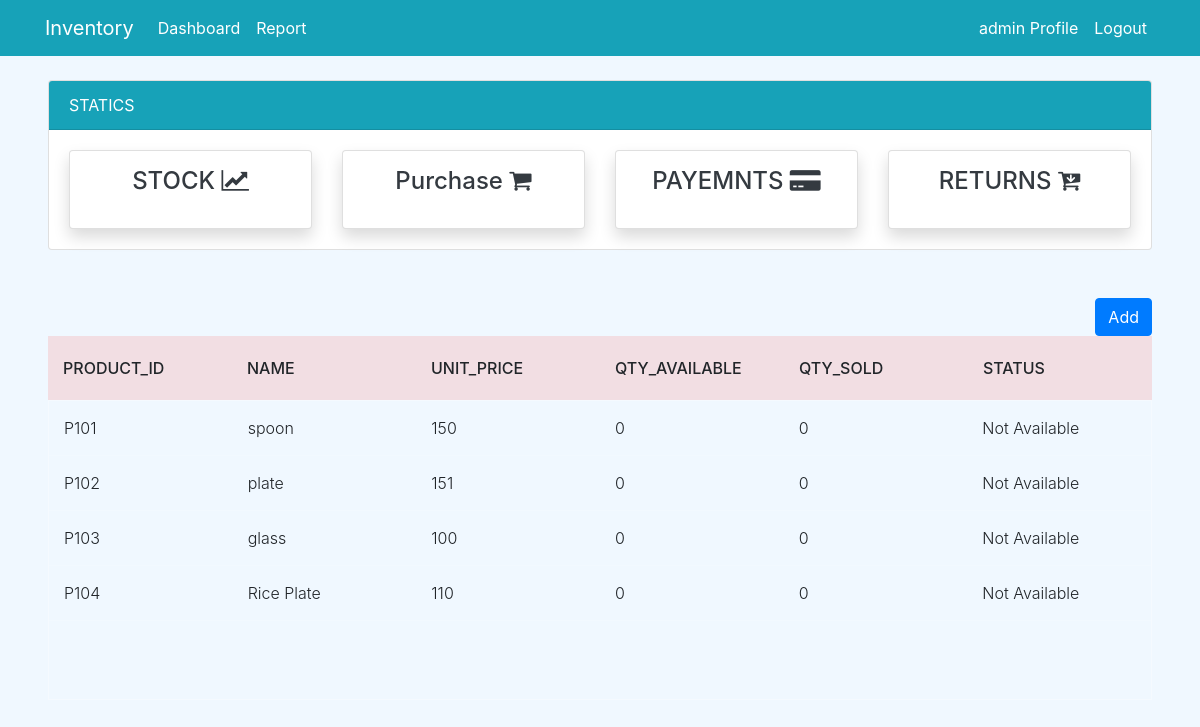
The page /stock/ (signed in) on the database its author committed.
### dashboard/models.py (models this page shows, shortened)
class Item(models.Model):
        item_no = models.IntegerField(null=True)
        item_id = models.CharField(max_length=10,null=True)
        name = models.CharField(max_length=100, null=True, blank=False)
        unit_price = models.PositiveBigIntegerField(null=True,blank=True)
        qty_available = models.PositiveIntegerField(null=True, default=0)
        qty_sold = models.PositiveIntegerField(null=True, default=0)
        status = models.BooleanField(default=False)

### dashboard/views.py (the view)
# urls.py: path('stock/',views.stock,name='stock'),
@login_required
def stock(request):
    items = Item.objects.all()
    p_id = 101 if Item.objects.count() == 0 else Item.objects.aggregate(max=Max('item_no'))["max"] + 1
    if request.method == 'POST':
        price = request.POST.get('unit_price')
        name = request.POST.get('name')
        form = ItemForm(request.POST)
        if form.is_valid():
            Item(item_no=p_id,item_id=(f'{"P"}{p_id}'),name=name,unit_price=price).save()
    else:
        form = ItemForm
    context = {
        'items': items,
        'form' : form,
    }
    return render(request, 'dashboard/stock.html',context)

### templates/dashboard/stock.html (shortened to what this page needs)
{% extends 'partial/base.html' %}
{% load crispy_forms_tags %}
{% block content %}
{% include 'partial/topnav_staff.html'%}
<div class="mx-5">
    <div class="row my-4">
          <div class="col mt-4 text-right">
            <button type="button" class="btn btn-primary" data-toggle="modal" data-target="#P_Add">
              Add
            </button>
        </div>
          <div class="col-md-12">
                <div class="tbl-header">
                  <table cellpadding="0" cellspacing="0" border="0">
                    <thead>
                      <tr>
                        <th scope="col">Product_id</th>
                        <th scope="col">Name</th>
                        <th scope="col">Unit_Price</th>
                        <th scope="col">QTY_Available</th>
                        <th scope="col">QTY_Sold</th>
                        <th scope="col">Status</th>
                      </tr>
                    </thead>
                  </table>
                </div>
                <div class="tbl-content">
                  <table cellpadding="0" cellspacing="0" border="0">
                    <tbody>
                      {% for item in items %}
                        <tr>
                          <td>{{ item.item_id }}</td>
                          <td>{{ item.name }}</td>
                          <td>{{ item.unit_price }}</td>
                          <td>{{ item.qty_available }}</td>
                          <td>{{ item.qty_sold }}</td>
                          {% if item.status == True %}
                          <td>Available</td>
                          {% else %}
                          <td>Not Available</td>
                          {% endif %}
                        </tr>
                      {% endfor %}
                    </tbody>
                  </table>
          </div>
      </div>
</div>
{% endblock %}

### templates/partial/nav.html (shortened to what this page needs)
    <nav class="navbar navbar-expand-lg navbar-info bg-info">
        {% if user.is_authenticated %}
        <div class="container">
            <a class="navbar-brand text-white" href="#">Inventory</a>
            <div class="collapse navbar-collapse" id="navbarSupportedContent">
            <ul class="navbar-nav mr-auto">
                <li class="nav-item active">
                <a class="nav-link text-white" href="{% url 'dashboard-index' %}">Dashboard <span class="sr-only">(current)</span></a>
				</li>
                <li class="nav-item active">
                    <a class="nav-link text-white" href="#">Report<span class="sr-only">(current)</span></a>
                </li>
            </ul>
			<ul class="navbar-nav ml-auto">
                <li class="nav-item active">
                <a class="nav-link text-white" data-toggle="modal" data-target="#viewP-{{ user.id}}"> {{ user.username }} Profile <span class="sr-only">(current)</span></a>
                </li>
                <li class="nav-item">
                <a class="nav-link text-white" href="{% url 'user-logout' %}">Logout</a>
                </li>
            </ul>
        {% endif %}
      </nav>

### static/style.css (style rules this page uses)
body { background-color: aliceblue; }

### static/tblstyle.css (style rules this page uses)
table { width:100%; table-layout: fixed; }
.tbl-header { background-color: rgba(243, 162, 162, 0.3); }
.tbl-content { height:300px; overflow-x:auto; margin-top: 0px; border: 1px solid rgba(255,255,255,0.3); }
th { padding: 20px 15px; text-align: left; font-weight: 500; text-transform: uppercase; }
td { padding: 15px; text-align: left; vertical-align:middle; font-weight: 300; border-bottom: solid 1px rgba(255,255,255,0.1); }

### rows shown on the page
Item: item_id "P101", name "spoon", unit_price "150", qty_available "0", qty_sold "0", status "Not Available"
Item: item_id "P102", name "plate", unit_price "151", qty_available "0", qty_sold "0", status "Not Available"
Item: item_id "P103", name "glass", unit_price "100", qty_available "0", qty_sold "0", status "Not Available"
Item: item_id "P104", name "Rice Plate", unit_price "110", qty_available "0", qty_sold "0", status "Not Available"

### other values the page prints
{{ user.username }} "admin"
